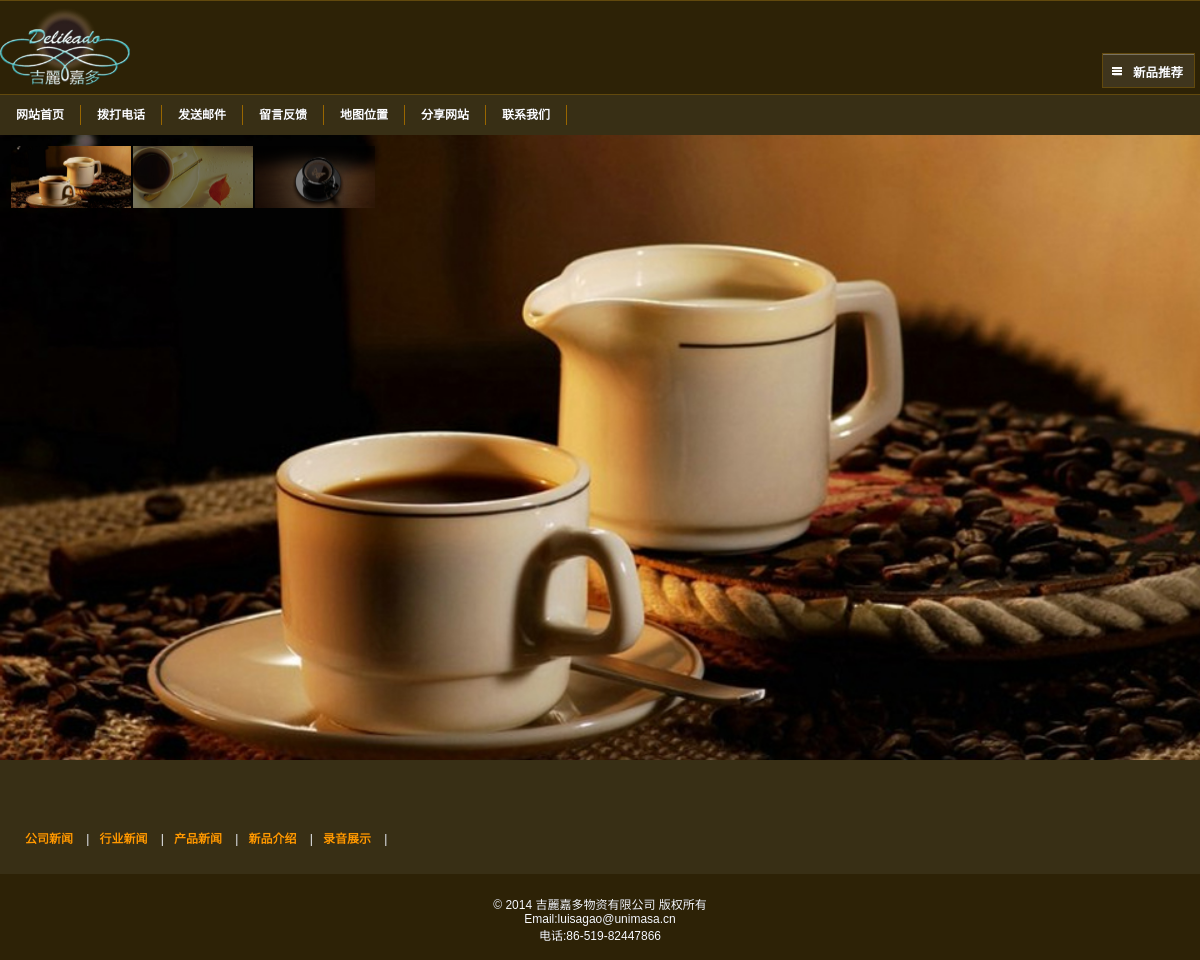
Screenshot of /news/newsview.php with the database file from the repository.
### tables this page shows
CREATE TABLE `layoutpic` (
  `id_layoutpic` int(11) NOT NULL auto_increment,
  `id_layout` int(11) NOT NULL,
  `id_hr` int(11) NOT NULL,
  `title` varchar(250) NOT NULL,
  `intro` text NOT NULL,
  `url` varchar(250) NOT NULL,
  `opicname` varchar(250) NOT NULL,
  `spicname` varchar(250) NOT NULL,
  `dele` int(1) NOT NULL default '1',
  `type` varchar(3) NOT NULL,
  `indate` datetime NOT NULL,
  `modate` datetime NOT NULL,
  `deldate` datetime NOT NULL,
  `browsecount` int(11) NOT NULL,
  `ordernum` int(11) NOT NULL,
  PRIMARY KEY  (`id_layoutpic`)
);

CREATE TABLE `layout` (
  `id_layout` int(11) NOT NULL auto_increment,
  `lang` int(1) NOT NULL default '1',
  `title` varchar(250) NOT NULL,
  `url` text NOT NULL,
  `intro` text NOT NULL,
  `icon` text NOT NULL,
  `content` text NOT NULL,
  `openstat` int(1) NOT NULL default '1',
  `ordernum` int(11) NOT NULL,
  PRIMARY KEY  (`id_layout`)
);

CREATE TABLE `pagesetpic` (
  `id_pagesetpic` int(11) NOT NULL auto_increment,
  `id_pageset` int(11) NOT NULL,
  `id_hr` int(11) NOT NULL,
  `title` varchar(250) NOT NULL,
  `intro` text NOT NULL,
  `url` varchar(250) NOT NULL,
  `opicname` varchar(250) NOT NULL,
  `spicname` varchar(250) NOT NULL,
  `dele` int(1) NOT NULL default '1',
  `type` varchar(3) NOT NULL,
  `indate` datetime NOT NULL,
  `modate` datetime NOT NULL,
  `deldate` datetime NOT NULL,
  `browsecount` int(11) NOT NULL,
  `ordernum` int(11) NOT NULL,
  PRIMARY KEY  (`id_pagesetpic`)
);

CREATE TABLE `newsdir` (
  `id_newsdir` int(11) NOT NULL auto_increment,
  `lang` int(1) NOT NULL default '1',
  `name` varchar(25) NOT NULL,
  `intro` text NOT NULL,
  `dele` int(1) NOT NULL default '1',
  `fatherid` int(11) NOT NULL,
  `level` int(1) NOT NULL,
  `ordernum` int(11) NOT NULL,
  PRIMARY KEY  (`id_newsdir`)
);

### www/inc/config.php (called while the page is built, shortened)
<?php
require_once("mysql.class.php");
$db_hostname="localhost";
$db_username="root";
$db_password="123456";
$db_database="delikado_m";
?>

### www/inc/function.class.php (called while the page is built, shortened)
<?php
$objDB=new mysql($db_hostname,$db_username,$db_password,$db_database);
$strSQL = "select iscopy,otherheader,title,keywords,description,icp,mapcode,statistics,weburl,newsnum,productnum,bannertime,rmailbox as mail,smailbox as tel from siteset where id_siteset=1" ;
$objDB->Execute($strSQL);
function getnewsdir2($fatherid){
global	 $objDB;
$strSQL="SELECT id_newsdir as id,name,intro FROM newsdir WHERE level='2' and dele='1' and fatherid='".$fatherid."' order by ordernum asc";
$objDB->Execute($strSQL);
$getnewsdir2=$objDB->GetRows();
return $getnewsdir2;
}
function getlayoutinfo($lid,$tableField){
global	 $objDB;
$strSQL = "select $tableField from layout where id_layout='".$lid."'" ;
$objDB->Execute($strSQL);
$getlayoutinfo=$objDB->fields();
return $getlayoutinfo;
}
function getlayoutpic($lid,$postion){
global	 $objDB;
$strSQL = "select opicname as pic from layoutpic  where id_layout ='".$lid."' order by  ordernum asc limit $postion,1" ;
$objDB->Execute($strSQL);
$arronepic=$objDB->fields();
return $arronepic[pic];
}
function getlayoutpicnuminfo($lid,$num,$tableField){
global	 $objDB;
$strSQL = "select $tableField from layoutpic  where id_layout ='".$lid."' order by  ordernum asc limit 0,$num" ;
$objDB->Execute($strSQL);
$arrallpicinfo=$objDB->GetRows();
return $arrallpicinfo;
}
function getpagesetpicnuminfo($lid,$num,$tableField){
global	 $objDB;
$strSQL = "select $tableField from pagesetpic  where id_pageset ='".$lid."' order by  ordernum asc limit 0,$num" ;
$objDB->Execute($strSQL);
$arrallpicinfo=$objDB->GetRows();
return $arrallpicinfo;
}
?>

### www/news/newsview.php (the view, shortened to what this page needs)
<?php
require "../inc/cn_newsview_core.php";
?>
<!DOCTYPE HTML>
<html>
<head>
<link rel="stylesheet" type="text/css" href="/inc/css/jquery.mobile.theme-1.3.1.css">
<link rel="stylesheet" type="text/css" href="/inc/css/jquery.mobile.structure-1.3.1.css">
<link rel="stylesheet" type="text/css" href="/inc/css/resetui.css">
</head>
<body <?php if($setinfo[iscopy]=='1'){echo ' oncontextmenu="return false" onselectstart="return false" ondragstart="return false" onbeforecopy="return false"';}?>>
<div data-role="page" id="about" class="webapp" >
<? require "../header.php"; ?>
<div data-role="content"  data-theme="a" >
<? require "../menu.php"; ?>
  <div style="position:relative">
  <div class="innerslider" >
          <ul class="slides" id="bannerslide">
            <? $getpicnuminfo=getpagesetpicnuminfo($pageid,9,'opicname as pic');
               for($i=0;$i<sizeof($getpicnuminfo);$i++){
              ?>
              <li  data-thumb="/upload/layout/<?=$getpicnuminfo[$i][pic]?>"><img src="/upload/layout/<?=$getpicnuminfo[$i][pic]?>" /></li>
            <? }?>
          </ul>
</div>
  </div>
  <div id="onepageview">
<br><br>
    <div id="submenubox" style="height:40px;">
  <div id="wrapper_submenu" style="top:10px;">
	<div id="scroller_submenu">
		<ul id="thelist">
      <?
 $getnewsdir2=getnewsdir2(1);
 for($i=0;$i<sizeof($getnewsdir2);$i++){	?>
    <li><a href="/news/newslist.php/<?=$getnewsdir2[$i][id];?>/.html"><?=$getnewsdir2[$i][name]?></a> |</li>
 <? }?>
		</ul>
	</div>
   </div>
  </div>
  </div>
</div>
<? require "../footer.php"; ?>
</div>
</body>
</html>

### www/header.php (shortened to what this page needs)
<div data-role="header" data-theme="a">
   <div id="logo"><a href="/"><img src="/upload/layout/<?=getlayoutpic(15,0);?>" width="130" ></a></div>
 <div id="menu" data-role="header" data-theme="a">
 <a href="#right-panel"data-icon="bars" data-iconpos="" data-shadow="false" data-iconshadow="false"><? $getlayoutinfo=getlayoutinfo(23,'intro');echo nl2br($getlayoutinfo[intro]);?></a></p>
  </div>
</div>

### www/menu.php
<div id="menubox">
  <div id="wrapper_menu">
	<div id="scroller_menu">
		<ul id="thelist">
             <?
			  $getpicnuminfo=getlayoutpicnuminfo(18,99,'title,url');
               for($i=0;$i<sizeof($getpicnuminfo);$i++){
              ?>
       <li><a href="<?=$getpicnuminfo[$i][url]?>"><?=$getpicnuminfo[$i][title]?></a></li>
         <? }?>
		</ul>
	</div>
   </div>
  </div>

### www/footer.php
<div data-role="footer" data-theme="a" style="padding:5px; border:none;">
  <div id="ftext">
   <p><br> <? $getlayoutinfo=getlayoutinfo(10,'intro');echo nl2br($getlayoutinfo[intro]);?></p>
  </div>
</div>

### rows the page displays
layoutpic: opicname (picture)
layout: intro "新品推荐"
layoutpic: title "网站首页"
layoutpic: title "拨打电话"
layoutpic: title "发送邮件"
layoutpic: title "留言反馈"
layoutpic: title "地图位置"
layoutpic: title "分享网站"
layoutpic: title "联系我们"
pagesetpic: opicname (picture)
newsdir: name "公司新闻"
newsdir: name "行业新闻"
newsdir: name "产品新闻"
newsdir: name "新品介绍"
newsdir: name "录音展示"
layout: intro "© 2014 吉麗嘉多物资有限公司 版权所有 Email:luisagao@unimasa.cn 电话:86-519-82447866"
